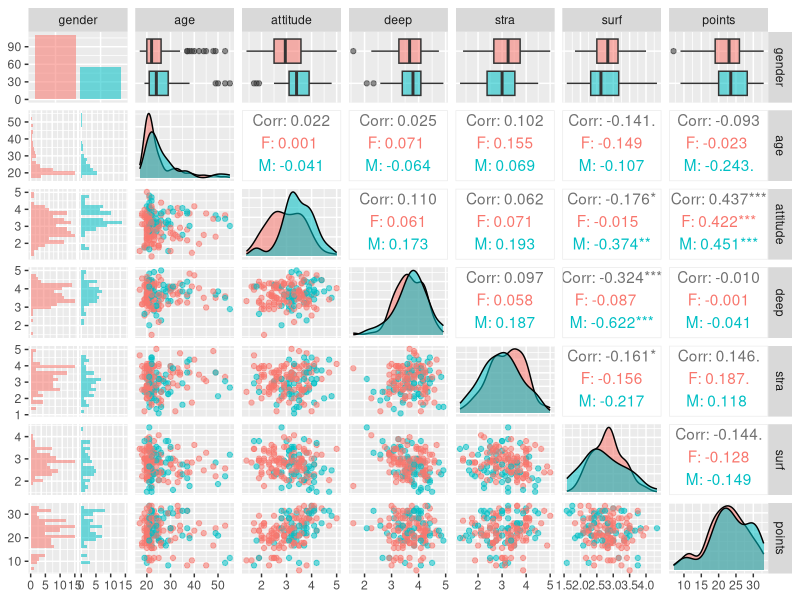
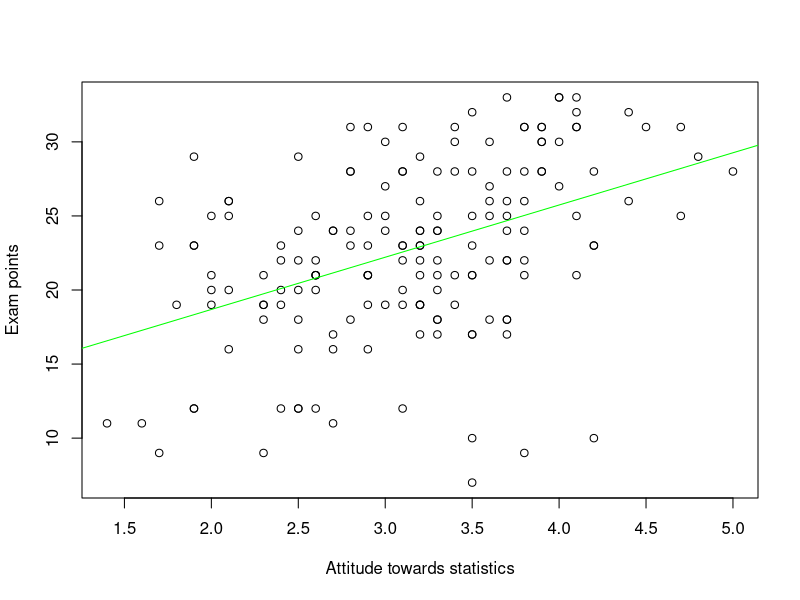
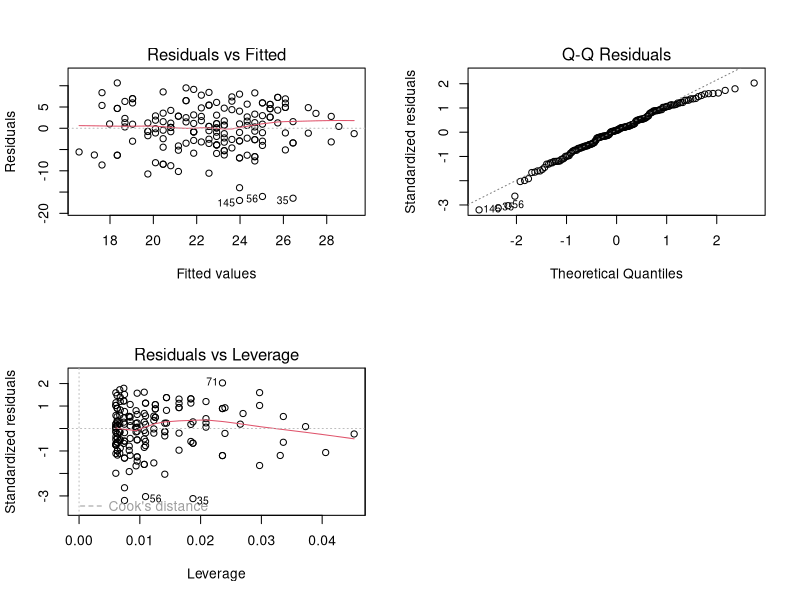

The R script that drew these images, in order:
## ---- chunk 1
lrn14 <- read.table("./data/learning2014.txt", sep=" ", header=TRUE)
## ---- chunk 2
dim(lrn14)
## ---- chunk 3
str(lrn14)
## ---- chunk 4
summary(lrn14)
## ---- chunk 5
library(GGally)
library(ggplot2)
p <- ggpairs(lrn14, mapping = aes(col = gender, alpha = 0.3), lower = list(combo = wrap("facethist", bins = 20)))
p
## ---- chunk 6
model1 <- lm(points ~ attitude + stra + surf, data = lrn14)
summary(model1)
## ---- chunk 7
model2 <- lm(points ~ attitude, data = lrn14)
summary(model2)
## ---- chunk 8
model2 <- lm(points ~ attitude, data = lrn14)
plot(lrn14$attitude, lrn14$points, xlab="Attitude towards statistics", ylab="Exam points")
abline(model2, col="green")
## ---- chunk 9
par(mfrow = c(2,2))
plot(model2, which = c(1, 2, 5))
